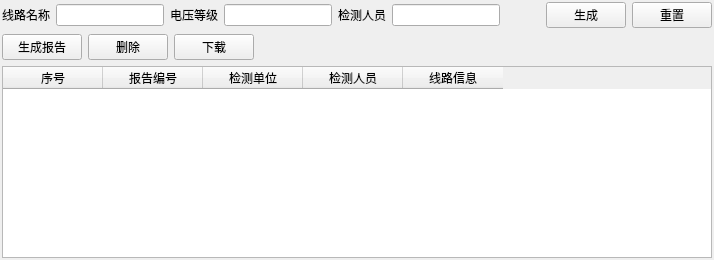
          <widget class="QWidget" name="page_2">
           <layout class="QVBoxLayout" name="verticalLayout_13">
            <property name="leftMargin">
             <number>2</number>
            </property>
            <property name="topMargin">
             <number>2</number>
            </property>
            <property name="rightMargin">
             <number>2</number>
            </property>
            <property name="bottomMargin">
             <number>2</number>
            </property>
            <item>
             <layout class="QHBoxLayout" name="horizontalLayout_17">
              <item>
               <widget class="QLabel" name="label_26">
                <property name="text">
                 <string>线路名称</string>
                </property>
               </widget>
              </item>
              <item>
               <widget class="QLineEdit" name="lineEdit_4"/>
              </item>
              <item>
               <widget class="QLabel" name="label_92">
                <property name="text">
                 <string>电压等级</string>
                </property>
               </widget>
              </item>
              <item>
               <widget class="QLineEdit" name="lineEdit_5"/>
              </item>
              <item>
               <widget class="QLabel" name="label_93">
                <property name="text">
                 <string>检测人员</string>
                </property>
               </widget>
              </item>
              <item>
               <widget class="QLineEdit" name="lineEdit_6"/>
              </item>
              <item>
               <spacer name="horizontalSpacer_9">
                <property name="orientation">
                 <enum>Qt::Orientation::Horizontal</enum>
                </property>
                <property name="sizeHint" stdset="0">
                 <size>
                  <width>40</width>
                  <height>20</height>
                 </size>
                </property>
               </spacer>
              </item>
              <item>
               <widget class="QPushButton" name="pushButton_19">
                <property name="text">
                 <string>生成</string>
                </property>
               </widget>
              </item>
              <item>
               <widget class="QPushButton" name="pushButton_18">
                <property name="text">
                 <string>重置</string>
                </property>
               </widget>
              </item>
             </layout>
            </item>
            <item>
             <layout class="QHBoxLayout" name="horizontalLayout_11">
              <item>
               <widget class="QPushButton" name="pBNewReport">
                <property name="text">
                 <string>生成报告</string>
                </property>
               </widget>
              </item>
              <item>
               <widget class="QPushButton" name="pushButton_20">
                <property name="text">
                 <string>删除</string>
                </property>
               </widget>
              </item>
              <item>
               <widget class="QPushButton" name="pushButton_21">
                <property name="text">
                 <string>下载</string>
                </property>
               </widget>
              </item>
              <item>
               <spacer name="horizontalSpacer_8">
                <property name="orientation">
                 <enum>Qt::Orientation::Horizontal</enum>
                </property>
                <property name="sizeHint" stdset="0">
                 <size>
                  <width>40</width>
                  <height>20</height>
                 </size>
                </property>
               </spacer>
              </item>
             </layout>
            </item>
            <item>
             <widget class="QTableWidget" name="tableWidget_3">
              <column>
               <property name="text">
                <string>序号</string>
               </property>
              </column>
              <column>
               <property name="text">
                <string>报告编号</string>
               </property>
              </column>
              <column>
               <property name="text">
                <string>检测单位</string>
               </property>
              </column>
              <column>
               <property name="text">
                <string>检测人员</string>
               </property>
              </column>
              <column>
               <property name="text">
                <string>线路信息</string>
               </property>
              </column>
             </widget>
            </item>
           </layout>
          </widget>
